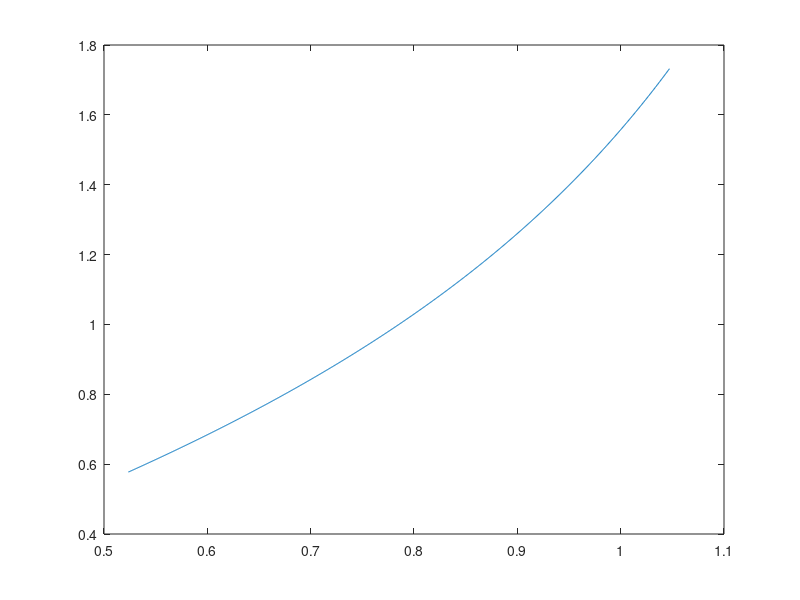

Recreate this plot in MATLAB. (Note: this script raises an error after producing the figure.)
clear all; close all; clc;

% esercizio 1
x = linspace(pi/6,pi/3,1000);
A = [sin(x); cos(x)];
figure();
subplot(1,1,1);
plot(x, A(1,:)./A(2,:),'-');

% % esercizio 2
load 'data_2.mat';
cs = esame_risolto_funzione(X);

% % esercizio 3
B = randn(1000,3);
z_piano_1 = 2*B(:,1) - B(:,2);
z_piano_2 = B(:,1) - 2*B(:,2);
flag_in_between = (B(:,3) > z_piano_1) & (B(:,3) < z_piano_2);
n = sum(flag_in_between);